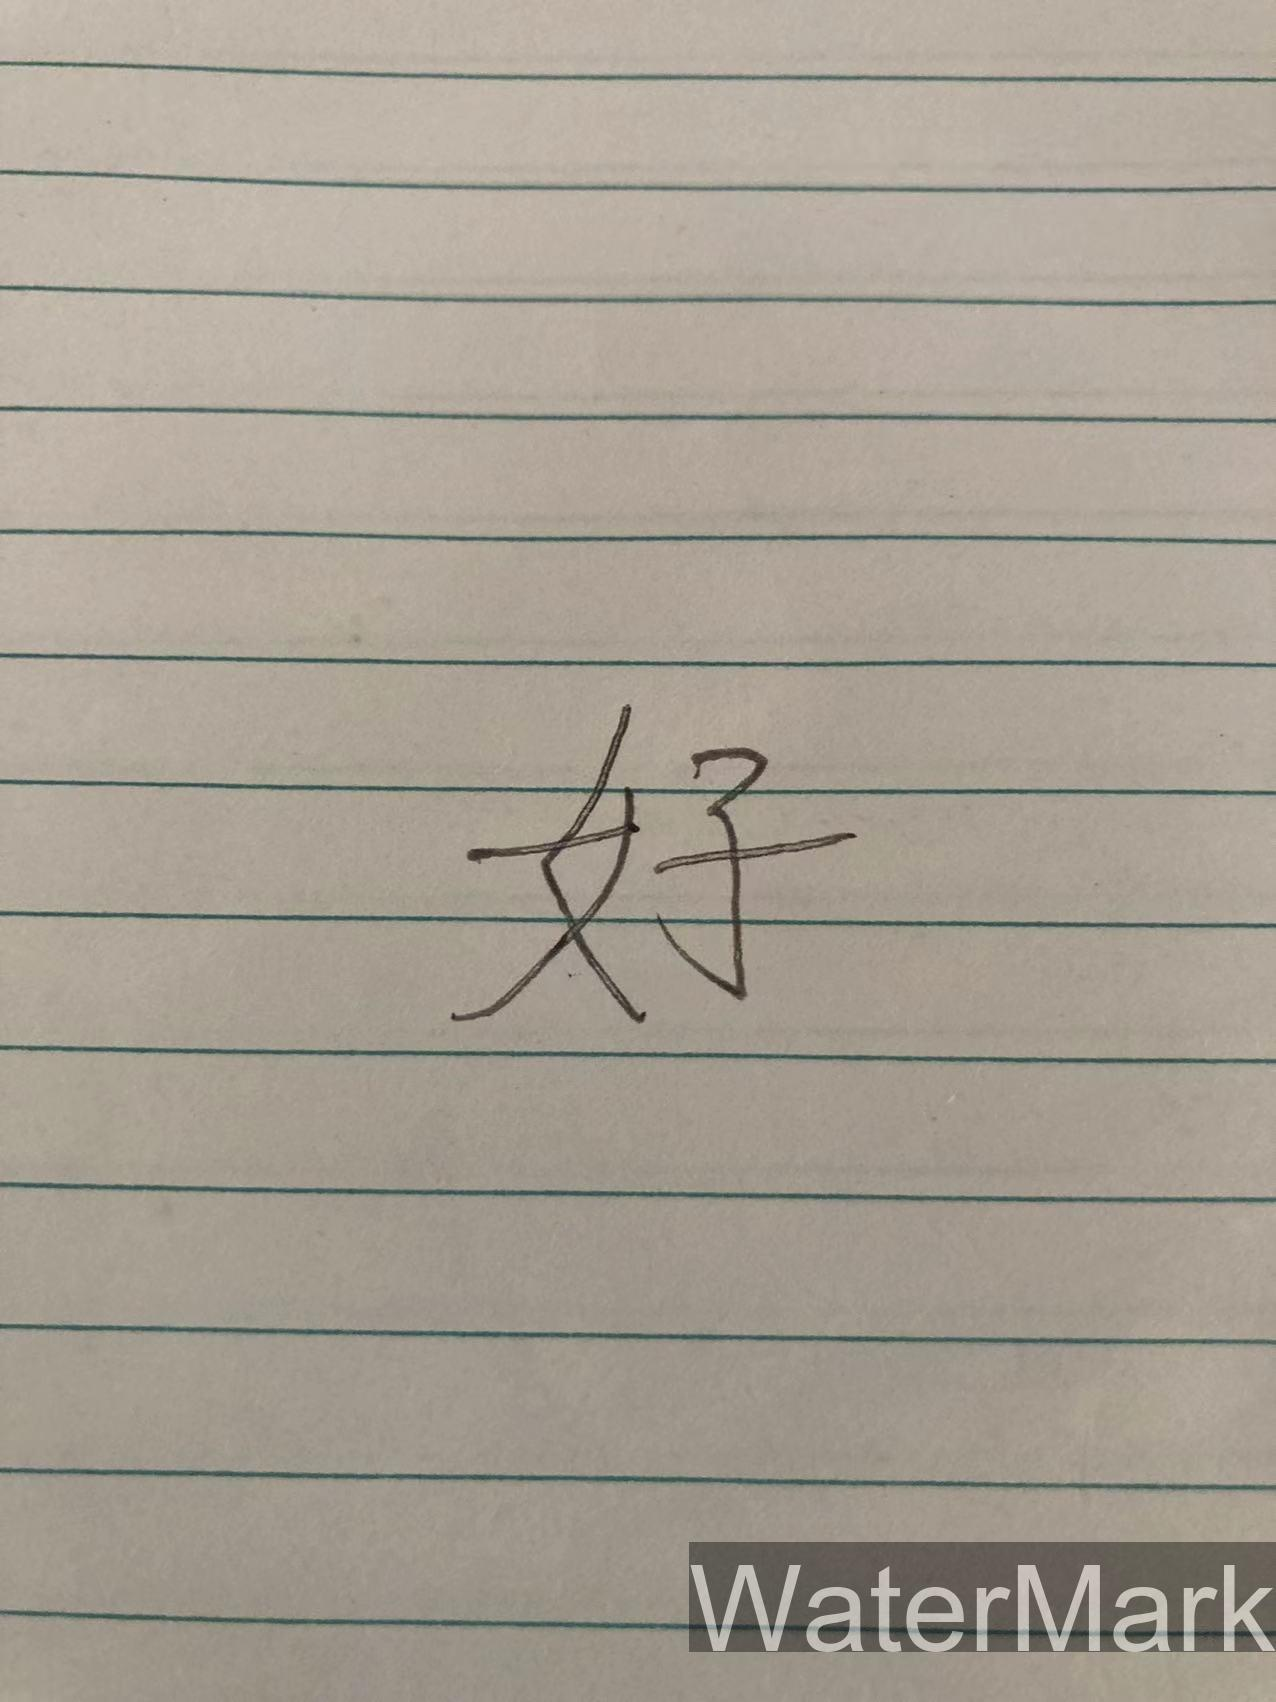

The script that saved this image:
from PIL import Image
from PIL import ImageFont
from PIL import ImageDraw


def Apply_Watermark(input, output, text):
    image = Image.open(input)
    font = ImageFont.truetype("arial.ttf", 120)

    image  = Image.open('hao.jpg')

    w, h = image.size
    draw = ImageDraw.Draw(image)




    text_w, text_h = draw.textsize(text, font)
    pos = w - text_w, (h - text_h) - 50
    watermark_text = Image.new('RGB', (text_w, (text_h)))
    draw = ImageDraw.Draw(watermark_text)

    draw.text((0, 0), text, font=font)
    watermark_text.putalpha(100)

    image.paste(watermark_text, pos, watermark_text)
    image.save(output)

Apply_Watermark('hao.jpg', 'watermark.jpg', 'WaterMark')